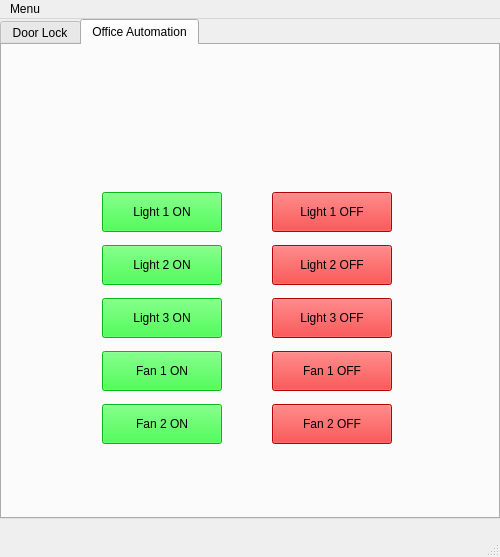
<?xml version="1.0" encoding="UTF-8"?>
<ui version="4.0">
 <class>raiot</class>
 <widget class="QMainWindow" name="raiot">
  <property name="geometry">
   <rect>
    <x>0</x>
    <y>0</y>
    <width>500</width>
    <height>557</height>
   </rect>
  </property>
  <property name="sizePolicy">
   <sizepolicy hsizetype="Fixed" vsizetype="Fixed">
    <horstretch>0</horstretch>
    <verstretch>0</verstretch>
   </sizepolicy>
  </property>
  <property name="minimumSize">
   <size>
    <width>500</width>
    <height>557</height>
   </size>
  </property>
  <property name="maximumSize">
   <size>
    <width>500</width>
    <height>557</height>
   </size>
  </property>
  <property name="windowTitle">
   <string>RAIOT Office Automation</string>
  </property>
  <widget class="QWidget" name="centralwidget">
   <widget class="QTabWidget" name="tabWidget">
    <property name="geometry">
     <rect>
      <x>0</x>
      <y>0</y>
      <width>500</width>
      <height>500</height>
     </rect>
    </property>
    <property name="currentIndex">
     <number>1</number>
    </property>
    <widget class="QWidget" name="tab">
     <attribute name="title">
      <string>Door Lock</string>
     </attribute>
     <widget class="QPushButton" name="doorunlock">
      <property name="geometry">
       <rect>
        <x>280</x>
        <y>200</y>
        <width>119</width>
        <height>40</height>
       </rect>
      </property>
      <property name="sizePolicy">
       <sizepolicy hsizetype="Minimum" vsizetype="Expanding">
        <horstretch>0</horstretch>
        <verstretch>0</verstretch>
       </sizepolicy>
      </property>
      <property name="minimumSize">
       <size>
        <width>20</width>
        <height>15</height>
       </size>
      </property>
      <property name="maximumSize">
       <size>
        <width>120</width>
        <height>40</height>
       </size>
      </property>
      <property name="styleSheet">
       <string notr="true">background-color: rgb(255, 0, 0);</string>
      </property>
      <property name="text">
       <string>UNLOCK</string>
      </property>
     </widget>
     <widget class="QPushButton" name="doorlock">
      <property name="geometry">
       <rect>
        <x>90</x>
        <y>200</y>
        <width>119</width>
        <height>40</height>
       </rect>
      </property>
      <property name="sizePolicy">
       <sizepolicy hsizetype="Minimum" vsizetype="Expanding">
        <horstretch>0</horstretch>
        <verstretch>0</verstretch>
       </sizepolicy>
      </property>
      <property name="minimumSize">
       <size>
        <width>20</width>
        <height>15</height>
       </size>
      </property>
      <property name="maximumSize">
       <size>
        <width>120</width>
        <height>40</height>
       </size>
      </property>
      <property name="styleSheet">
       <string notr="true">background-color: rgb(12, 255, 28);</string>
      </property>
      <property name="text">
       <string>LOCK</string>
      </property>
     </widget>
    </widget>
    <widget class="QWidget" name="tab_2">
     <attribute name="title">
      <string>Office Automation</string>
     </attribute>
     <widget class="QWidget" name="layoutWidget_2">
      <property name="geometry">
       <rect>
        <x>100</x>
        <y>140</y>
        <width>121</width>
        <height>271</height>
       </rect>
      </property>
      <layout class="QVBoxLayout" name="verticalLayout">
       <property name="spacing">
        <number>6</number>
       </property>
       <item>
        <widget class="QPushButton" name="light1on">
         <property name="sizePolicy">
          <sizepolicy hsizetype="Minimum" vsizetype="Expanding">
           <horstretch>0</horstretch>
           <verstretch>0</verstretch>
          </sizepolicy>
         </property>
         <property name="minimumSize">
          <size>
           <width>20</width>
           <height>15</height>
          </size>
         </property>
         <property name="maximumSize">
          <size>
           <width>120</width>
           <height>40</height>
          </size>
         </property>
         <property name="styleSheet">
          <string notr="true">background-color: rgb(12, 255, 28);</string>
         </property>
         <property name="text">
          <string>Light 1 ON</string>
         </property>
        </widget>
       </item>
       <item>
        <widget class="QPushButton" name="light2on">
         <property name="sizePolicy">
          <sizepolicy hsizetype="Minimum" vsizetype="Expanding">
           <horstretch>0</horstretch>
           <verstretch>0</verstretch>
          </sizepolicy>
         </property>
         <property name="minimumSize">
          <size>
           <width>20</width>
           <height>15</height>
          </size>
         </property>
         <property name="maximumSize">
          <size>
           <width>120</width>
           <height>40</height>
          </size>
         </property>
         <property name="styleSheet">
          <string notr="true">background-color: rgb(12, 255, 28);</string>
         </property>
         <property name="text">
          <string>Light 2 ON</string>
         </property>
        </widget>
       </item>
       <item>
        <widget class="QPushButton" name="light3on">
         <property name="sizePolicy">
          <sizepolicy hsizetype="Minimum" vsizetype="Expanding">
           <horstretch>0</horstretch>
           <verstretch>0</verstretch>
          </sizepolicy>
         </property>
         <property name="minimumSize">
          <size>
           <width>20</width>
           <height>15</height>
          </size>
         </property>
         <property name="maximumSize">
          <size>
           <width>120</width>
           <height>40</height>
          </size>
         </property>
         <property name="styleSheet">
          <string notr="true">background-color: rgb(12, 255, 28);</string>
         </property>
         <property name="text">
          <string>Light 3 ON</string>
         </property>
        </widget>
       </item>
       <item>
        <widget class="QPushButton" name="fan1on">
         <property name="sizePolicy">
          <sizepolicy hsizetype="Minimum" vsizetype="Expanding">
           <horstretch>0</horstretch>
           <verstretch>0</verstretch>
          </sizepolicy>
         </property>
         <property name="minimumSize">
          <size>
           <width>20</width>
           <height>15</height>
          </size>
         </property>
         <property name="maximumSize">
          <size>
           <width>120</width>
           <height>40</height>
          </size>
         </property>
         <property name="styleSheet">
          <string notr="true">background-color: rgb(12, 255, 28);</string>
         </property>
         <property name="text">
          <string>Fan 1 ON</string>
         </property>
        </widget>
       </item>
       <item>
        <widget class="QPushButton" name="fan2on">
         <property name="sizePolicy">
          <sizepolicy hsizetype="Minimum" vsizetype="Expanding">
           <horstretch>0</horstretch>
           <verstretch>0</verstretch>
          </sizepolicy>
         </property>
         <property name="minimumSize">
          <size>
           <width>20</width>
           <height>15</height>
          </size>
         </property>
         <property name="maximumSize">
          <size>
           <width>120</width>
           <height>40</height>
          </size>
         </property>
         <property name="styleSheet">
          <string notr="true">background-color: rgb(12, 255, 28);</string>
         </property>
         <property name="text">
          <string>Fan 2 ON</string>
         </property>
        </widget>
       </item>
      </layout>
     </widget>
     <widget class="QWidget" name="layoutWidget_3">
      <property name="geometry">
       <rect>
        <x>270</x>
        <y>140</y>
        <width>121</width>
        <height>271</height>
       </rect>
      </property>
      <layout class="QVBoxLayout" name="verticalLayout_2">
       <property name="spacing">
        <number>6</number>
       </property>
       <item>
        <widget class="QPushButton" name="light1off">
         <property name="sizePolicy">
          <sizepolicy hsizetype="Minimum" vsizetype="Expanding">
           <horstretch>0</horstretch>
           <verstretch>0</verstretch>
          </sizepolicy>
         </property>
         <property name="minimumSize">
          <size>
           <width>20</width>
           <height>15</height>
          </size>
         </property>
         <property name="maximumSize">
          <size>
           <width>120</width>
           <height>40</height>
          </size>
         </property>
         <property name="styleSheet">
          <string notr="true">background-color: rgb(255, 0, 0);</string>
         </property>
         <property name="text">
          <string>Light 1 OFF</string>
         </property>
        </widget>
       </item>
       <item>
        <widget class="QPushButton" name="light2off">
         <property name="sizePolicy">
          <sizepolicy hsizetype="Minimum" vsizetype="Expanding">
           <horstretch>0</horstretch>
           <verstretch>0</verstretch>
          </sizepolicy>
         </property>
         <property name="minimumSize">
          <size>
           <width>20</width>
           <height>15</height>
          </size>
         </property>
         <property name="maximumSize">
          <size>
           <width>120</width>
           <height>40</height>
          </size>
         </property>
         <property name="styleSheet">
          <string notr="true">background-color: rgb(255, 0, 0);</string>
         </property>
         <property name="text">
          <string>Light 2 OFF</string>
         </property>
        </widget>
       </item>
       <item>
        <widget class="QPushButton" name="light3off">
         <property name="sizePolicy">
          <sizepolicy hsizetype="Minimum" vsizetype="Expanding">
           <horstretch>0</horstretch>
           <verstretch>0</verstretch>
          </sizepolicy>
         </property>
         <property name="minimumSize">
          <size>
           <width>20</width>
           <height>15</height>
          </size>
         </property>
         <property name="maximumSize">
          <size>
           <width>120</width>
           <height>40</height>
          </size>
         </property>
         <property name="styleSheet">
          <string notr="true">background-color: rgb(255, 0, 0);</string>
         </property>
         <property name="text">
          <string>Light 3 OFF</string>
         </property>
        </widget>
       </item>
       <item>
        <widget class="QPushButton" name="fan1off">
         <property name="sizePolicy">
          <sizepolicy hsizetype="Minimum" vsizetype="Expanding">
           <horstretch>0</horstretch>
           <verstretch>0</verstretch>
          </sizepolicy>
         </property>
         <property name="minimumSize">
          <size>
           <width>20</width>
           <height>15</height>
          </size>
         </property>
         <property name="maximumSize">
          <size>
           <width>120</width>
           <height>40</height>
          </size>
         </property>
         <property name="styleSheet">
          <string notr="true">background-color: rgb(255, 0, 0);</string>
         </property>
         <property name="text">
          <string>Fan 1 OFF</string>
         </property>
        </widget>
       </item>
       <item>
        <widget class="QPushButton" name="fan2off">
         <property name="sizePolicy">
          <sizepolicy hsizetype="Minimum" vsizetype="Expanding">
           <horstretch>0</horstretch>
           <verstretch>0</verstretch>
          </sizepolicy>
         </property>
         <property name="minimumSize">
          <size>
           <width>20</width>
           <height>15</height>
          </size>
         </property>
         <property name="maximumSize">
          <size>
           <width>120</width>
           <height>40</height>
          </size>
         </property>
         <property name="styleSheet">
          <string notr="true">background-color: rgb(255, 0, 0);</string>
         </property>
         <property name="text">
          <string>Fan 2 OFF</string>
         </property>
        </widget>
       </item>
      </layout>
     </widget>
    </widget>
   </widget>
  </widget>
  <widget class="QMenuBar" name="menubar">
   <property name="geometry">
    <rect>
     <x>0</x>
     <y>0</y>
     <width>500</width>
     <height>26</height>
    </rect>
   </property>
   <widget class="QMenu" name="menuMenu">
    <property name="title">
     <string>Menu</string>
    </property>
    <addaction name="actionAbout"/>
    <addaction name="actionExit"/>
   </widget>
   <addaction name="menuMenu"/>
  </widget>
  <widget class="QStatusBar" name="statusbar"/>
  <action name="actionAbout">
   <property name="text">
    <string>About</string>
   </property>
   <property name="shortcut">
    <string>Ctrl+A</string>
   </property>
  </action>
  <action name="actionExit">
   <property name="text">
    <string>Exit</string>
   </property>
   <property name="shortcut">
    <string>Ctrl+X</string>
   </property>
  </action>
 </widget>
 <resources>
  <include location="about.qrc"/>
 </resources>
 <connections>
  <connection>
   <sender>actionExit</sender>
   <signal>activated()</signal>
   <receiver>raiot</receiver>
   <slot>close()</slot>
   <hints>
    <hint type="sourcelabel">
     <x>-1</x>
     <y>-1</y>
    </hint>
    <hint type="destinationlabel">
     <x>249</x>
     <y>278</y>
    </hint>
   </hints>
  </connection>
 </connections>
</ui>
